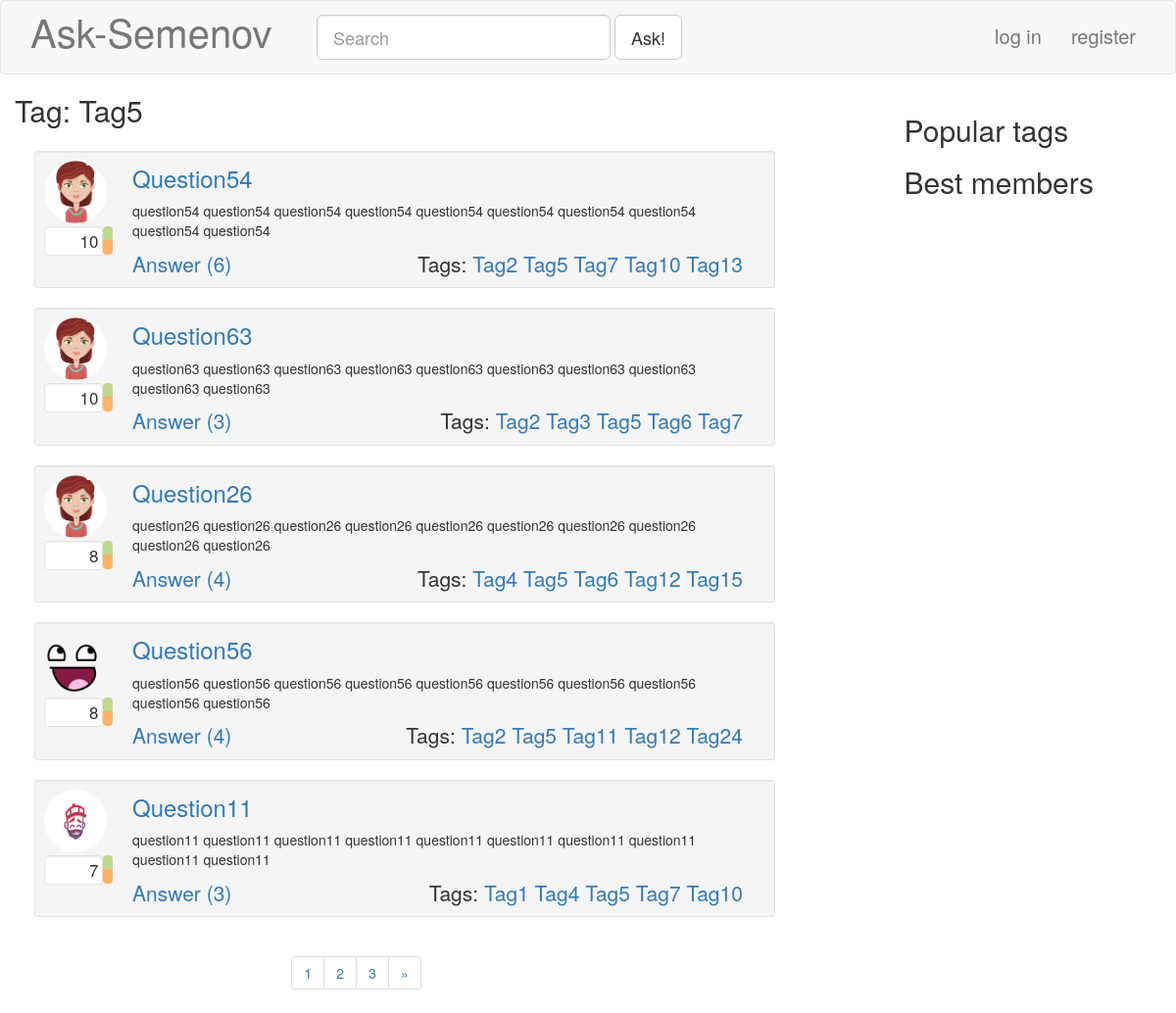
Screenshot of /tag/Tag5/ with the database file from the repository.
### blog/models.py (models this page shows, shortened)
class Tag( models.Model ):
	caption = models.CharField( unique = True, null = False, blank = False, max_length = 20 )
	objects = TagManager()
	def __str__( self ):
		return str( self.caption )
	class Meta:
		verbose_name = "Тэг"
		verbose_name_plural = "Тэги"

class Question( models.Model ):
	caption = models.CharField( null = False, blank = False, max_length = 100 )
	rating = models.IntegerField( null = False, default = 0 )
	text = models.TextField( null = False, blank = False )
	tags = models.ManyToManyField( 'Tag' )
	postDate = models.DateTimeField( null = False, blank = True, auto_now_add = True )
	author = models.ForeignKey( 'Profile', null = False, blank = False, on_delete = models.CASCADE )
	objects = QuestionManager()
	def answersCount( self ):
		return self.answer_set.count()
	class Meta:
		verbose_name = "Вопрос"
		verbose_name_plural = "Вопросы"

class Profile( models.Model ):
	user = models.OneToOneField( User, null = False, blank = False, on_delete = models.CASCADE )
	nickname = models.TextField( null = False, blank = False, max_length = 30 )
	image = models.ImageField( null = False, blank = True, upload_to = '', default = 'dummy.png', max_length = 100 )
	rating = models.IntegerField( null = False, default = 0 )
	objects = ProfileManager()
	class Meta:
		verbose_name = "Профиль"
		verbose_name_plural = "Профили"

### blog/views.py (the view)
# urls.py: url(r'^tag/(?P<tag>\w+)/$', blogViews.taggedQuestions, name="taggedQuestions"),
def taggedQuestions( request, tag=None ):
	result = makeBase( request );
	questions = Question.objects.tagged_as_strict( tag )
	result[ 'questions' ], result[ 'pageNumbers' ] = Paginate( request, questions, 5 )
	result[ 'tag' ] = tag
	return render( request, 'questiontags.html', result )

### blog/models.py (called while the page is built)
	def tagged_as_any( self, *requestedTags ):
		rtList = list( requestedTags )
		return super( QuestionManager, self ).filter( tags__caption__in = rtList ).distinct().order_by( '-rating' )

	def tagged_as_strict( self, *requestedTags ):
		rtList = list( requestedTags )
		result = self.tagged_as_any( *requestedTags )
		for requestedTag in requestedTags:
			result = result.filter( tags__caption = requestedTag )
		result.order_by( '-rating' )
		return result

### blog/views.py (called while the page is built)
def makeBase( request ):
	result = {
		'hotTags': cache.get( 'popular_tags' ),
		'bestMembers': cache.get( 'best_members' ),
	}
	if ( request.user.is_authenticated ):
		result[ 'profile' ] = Profile.objects.get_by_login( request.user.username )
	else:
		result[ 'profile' ] = None
	return result

def Paginate( request, container, perPage ):
	paginator = Paginator( container, perPage )
	pageNumber = request.GET.get( 'page' ) #gets page from get parameters
	try:
		page = paginator.page( pageNumber )
	except PageNotAnInteger:
		page = paginator.page( 1 )
	except EmptyPage:
		page = paginator.page( paginator.num_pages )
	pageNumbers = []
	for i in range( -2, 3 ):
		if ( page.number + i ) in paginator.page_range:
			pageNumbers.append( page.number + i )
	return page, pageNumbers

### templates/questiontags.html
{% extends "index.html" %}
{% block customContentCaption %}
<div class="container-fluid">
	<h2>Tag: {{ tag }}</h2>
</div>
{% endblock %}

### templates/singlequestion.html
{% load static %}
<div id="question{{ question.id }}" class="well well-sm ask-questionListElement">
	<div class="media">
		<div class="media-left ask-questionListElementUserBlock">
			<a href="#">
				<img class="media-object img-circle ask-questionProfileImage" src="{{ question.author.image.url }}">
			</a>
			<div class="ask-questionRatingBlock">
				<div id="qrf{{ question.id }}" class="well pull-left text-right ask-questionRatingField">
					{{ question.rating }}
				</div>
				<div id="qrbg{{ question.id }}" class="btn-group-vertical pull-left ask-questionRatingButtonsGroup" role="group">
						<button type="button" class="btn ask-ratingButton ask-ratingUpButton"></button>
						<button type="button" class="btn ask-ratingButton ask-ratingDownButton"></button>
				</div>
			</div>
		</div>
		<div class="media-right ask-questionListElementQuestionBlock">
			{% url 'answer' question.id as questionURL %}
			<h3 class="ask-questionListElementCaption"><a href="{{ questionURL }}"> {{ question.caption }} </a></h3>
			<div><p> {{ question.text }} </p></div><br>
			<div class="ask-questionListElementBottomLine">
				{% url 'answer' question.id as questionURL %}
				<a class="lead" href="{{ questionURL }}">Answer ({{ question.answersCount }})</a>
				<span class="lead pull-right ask-questionListElementTags">
					Tags:
				{% for tag in question.tags.all %}
				{% url 'taggedQuestions' tag as taggedQuestionsUrl %}
					<a href="{{ taggedQuestionsUrl }}">{{ tag }}</a>
				{% endfor %}
				</span>
			</div>
		</div>
	</div>
</div>

### static/css/base.css (style rules this page uses)
.html, body { height: 100%; }

### static/css/questionlist.css (style rules this page uses)
.ask-questionListElement { margin-top: 15px; padding: 9px; }
.ask-questionProfileImage { width: 64px; height: 64px; }
.ask-questionRatingBlock { margin-top: 3px; width:70px; height: 30px; }
.ask-questionRatingField { min-height: 0px; width: 85%; height: 100%; margin: 0px; padding: 2px 3px; font-size: 17px; background-color: white; }
.ask-questionRatingButtonsGroup { width: 15%; height: 100%; }
.ask-ratingButton { width: 100%; height: 50%; margin: 0px; padding: 0px; }
.ask-ratingUpButton { background-color: #c0d890; }
.ask-ratingDownButton { background-color: #ffb366; }
.ask-questionListElementQuestionBlock { position: relative; padding-bottom: 9px; padding-right: 15px; width:100%; }
.ask-questionListElementCaption { margin-top: 5px; }
.ask-questionListElementBottomLine { position: absolute; width: 95%; bottom: 0px; }
.ask-questionListElementBottomLine > .lead { margin-bottom: 0px; }

### rows the page displays
Tag: caption "Tag5"
Question: author.image (picture), rating "10", caption "Question54", text "question54 question54 question54 question54 question54 question54 question54 question54 question54 question54", answersCount "6"
Tag: caption "Tag2"
Tag: caption "Tag7"
Tag: caption "Tag10"
Tag: caption "Tag13"
Question: author.image (picture), rating "10", caption "Question63", text "question63 question63 question63 question63 question63 question63 question63 question63 question63 question63", answersCount "3"
Tag: caption "Tag3"
Tag: caption "Tag6"
Question: author.image (picture), rating "8", caption "Question26", text "question26 question26 question26 question26 question26 question26 question26 question26 question26 question26", answersCount "4"
Tag: caption "Tag4"
Tag: caption "Tag12"
Tag: caption "Tag15"
Question: author.image (picture), rating "8", caption "Question56", text "question56 question56 question56 question56 question56 question56 question56 question56 question56 question56", answersCount "4"
Tag: caption "Tag11"
Tag: caption "Tag24"
Question: author.image (picture), rating "7", caption "Question11", text "question11 question11 question11 question11 question11 question11 question11 question11 question11 question11", answersCount "3"
Tag: caption "Tag1"

### other values shown
{{ pageNumber }} "1" "2" "3"
